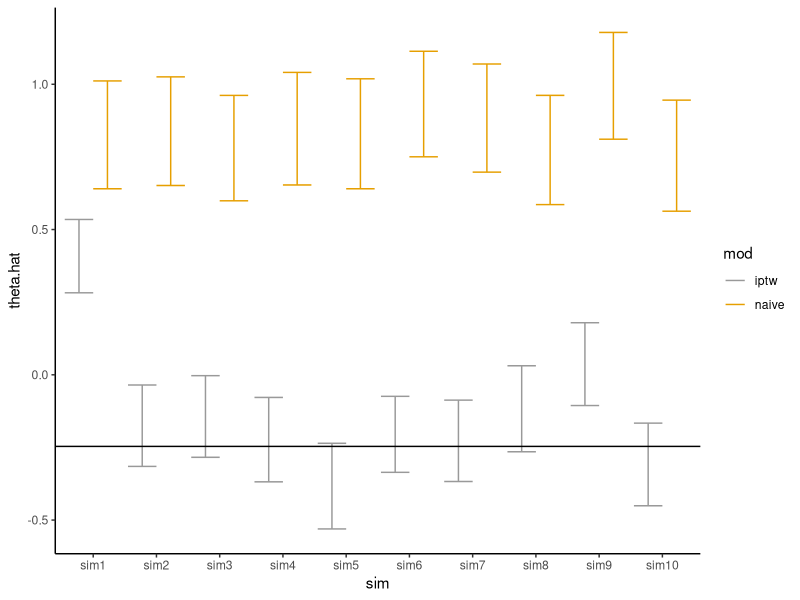

Write R code to recreate this figure.
library(tidyverse)
# sample data
#set.seed(1)
#source('~/Documents/shiny')


# start with a single iteration of simulating data, generate bayesian g formula results
# msmsim = function(outfile, from=1, to=1000, nobs=500, ncov=5, coeffa, coeffb, coeffc, effect, a0, nboot=100) {
# 2. generate parametric g-formula

ncov = 1 # number of (time-varying) covariates
a0=-1
coeffa=1; coeffb=-2; coeffc=1; coeffd = 0; effect=-0.25; su = 1.2
nobs=2000
ntot = 10000 # total number of 'true' observations generated (observed is a subset of this)
m = 2 # time periods

data.sample = function(coeffa, coeffb, coeffc, coeffd, su, effect, ntot, nobs) {

x <- array(NA, c(2, ntot, m * ncov)) # theoretical matrix/ 3 time periods
xobs <- matrix(NA, ntot, m * ncov) # observed matrix
y <- array(NA, c(2, 2, ntot)) # counter-factual response
z <- matrix(NA, ntot, 2) # treatment
xdiffsd <- 0.25
a <- rep(coeffa, ncov)
b <- rep(coeffb, ncov)
c <- rep(coeffc, ncov)
d <- rep(coeffd, ncov)
#s <- matrix(0.25, ncov, ncov)
s <- 1.0
#su <- matrix(0.05, ncov, ncov)
# su <- 0.1


# 1. intervention:

u <- rnorm(ntot, 0, su)
xobs[,1:ncov] <- x[1, , 1:ncov] <- x[2, , 1:ncov] <- rnorm(ntot, 0, s)
pz = plogis( a0 + a * xobs[,1])
#pz <- 1.0/(1.0+exp(-(a0 + xobs[,1:ncov] %*% a)))
z[,1] <- (runif(ntot) < pz)

# 2. intervention:

# untreated at time 1
x[1, ,(ncov+1):(2*ncov)] = rnorm(ntot, 0, (xdiffsd^2) * s)
x[1, ,(ncov+1):(2*ncov)] = x[1, , (ncov+1):(2*ncov)] + x[1, ,1:ncov] + u

# treated at time 1
x[2, ,(ncov+1):(2*ncov)] = rnorm(ntot, b, (xdiffsd^2) * s)
x[2, ,(ncov+1):(2*ncov)] = x[2, , (ncov+1):(2*ncov)] + x[1, ,1:ncov] + u


for (j in (ncov+1):(2*ncov)) {
  xobs[,j] <- x[cbind(z[,1]+1, 1:ntot, j)]
}

pz = plogis(a0 + 2 * z[,1] + c * xobs[,2] )
z[,2] <- (runif(ntot) < pz)
zobs = z #rowSums(z)


# Outcome:

ylong <- NULL
zlong <- NULL
counter <- 1
for (j in 0:1) {  # treatment time 1  
  for (k in 0:1) { # treatment time 2
    py = plogis(-1 + effect * (j + k) + x[(j+1), , (ncov+1):(2*ncov)] * d + 1.5 * u)
    y[j+1,k+1, ] <- (runif(ntot) < py)
    ylong <- c(ylong, y[cbind(j+1,k+1,1:ntot)])
    zlong <- c(zlong, rep(j+k, ntot))
    }
}
yobs <- y[cbind(z[,1]+1,z[,2]+1,1:ntot)]
table(yobs)

true.model <- glm(ylong ~ zlong + rep(u,4), family=binomial(link=logit))

#coef(truemodel)[2]
#vcov(truemodel)[2,2]

# true 'causal' parameter

#predict(truemodel, newdata = data.frame(zlong = 3), type = "response") - 
#  predict(truemodel, newdata = data.frame(zlong = 0), type = "response")

y <- y[,,1:nobs]
yobs <- yobs[1:nobs]
#z <- z[1:nobs,]
zobs <- zobs[1:nobs,]
x <- x[, 1:nobs, ]
xobs <- xobs[1:nobs,]

observed.data = data.frame(cbind(y=yobs, xobs, zobs))
names(observed.data) = c("Y", str_c("X",1:2), str_c("Z",1:2))
observed.data$Z = with(observed.data, Z1 + Z2)
observed.data$u = u[1:nobs]

# conditional on a 'high' X2, 
#summary(glm(Z1 ~ u, data = observed.data)) # unconditional
#cond = filter(observed.data, X2 > mean(X2))
#summary(glm(Z1 ~ u, data = cond)) # conditional

naive.model = glm(Y ~ Z + X1 + X2, data = observed.data, family=binomial)

# iptw
tmodel1 <- glm(Z1 ~ X1, data = observed.data, family=binomial(link=logit))
tmodel2 <- glm(Z2 ~ X2 + Z1, data = observed.data, family=binomial(link=logit))
p1 <- dbinom(observed.data$Z1, 1, prob = (predict(tmodel1, type = "response")))
p2 <- dbinom(observed.data$Z2, 1, prob = (predict(tmodel2, type = "response")))
pt <- p1 * p2

smodel1 <- glm(Z1 ~ 1, data = observed.data, family=binomial(link=logit))
smodel2 <- glm(Z2 ~ Z1, data = observed.data, family=binomial(link=logit))
sp1 <- dbinom(observed.data$Z1, 1, prob = (predict(smodel1, type = "response")))
sp2 <- dbinom(observed.data$Z2, 1, prob = (predict(smodel2, type = "response")))
sc <- sp1 * sp2

# never treat

# always treat
iptw <- 1.0/pt
iptws <- sc * iptw
#observed.data$s = with(observed.data, Z1 + Z2)

fit.iptw = (glm(Y ~ Z, data = observed.data, weights = iptws, family = quasibinomial))



return(list(obs.dat = observed.data,
            true.model = true.model,
            naive.model = naive.model,
            fit.iptw = fit.iptw,
            weights = iptws))

}


# 
data.fit = function(nsim, coeffa, coeffb, coeffc, coeffd, su, effect, ntot, nobs) {
  
  # initialize a data frame to hold results
  # bring this up if looping through
  sim = str_c("sim",1:nsim)
  sim = factor(sim, levels = sim)
  
  
  df.plot.naive = data.frame(sim = sim, mod = "naive", theta.hat = NA, se = NA, theta = NA)
  df.plot.iptw = data.frame(sim = sim, mod = "iptw", theta.hat = NA, se = NA, theta = NA)

  for(sim in 1:nsim) {
    # simulate data / fit model
    dat = data.sample(coeffa, coeffb, coeffc, coeffd, su, effect, ntot, nobs)
    
    df.plot.naive[sim,3:4] = summary(dat$naive.model)$coefficients[2,1:2]
    df.plot.iptw[sim,3:4] = summary(dat$fit.iptw)$coefficients[2,1:2]
    df.plot.naive[sim, 5] = df.plot.iptw[sim, 5] = coef(dat$true.model)[2]
    
  }
  return(df.plot=rbind(df.plot.naive, df.plot.iptw))
}

coeffa=1; coeffb=-2; coeffc=1; coeffd = 0; effect=-0.25; su = 1.2;

a = data.fit(nsim = 10, coeffa = coeffa,
             coeffb = coeffb,
             coeffc = coeffc,
             coeffd = coeffd,
             su = su,
             effect = effect,
             ntot = ntot,
             nobs = nobs)

par(mfrow=c(2,1))

ggplot(a, aes(x = sim, y = theta.hat, group = mod, color = mod)) +
  geom_errorbar(aes(ymin = theta.hat - 2 * se, ymax = theta.hat + 2 * se),
                position = position_dodge()) +
  geom_hline(yintercept=mean(a[,5])) + theme_classic() +
  scale_color_manual(values=c('#999999','#E69F00'))

# can we see the non-causal association?






